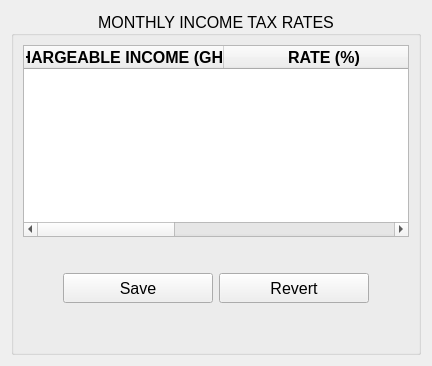
      <widget class="QWidget" name="tax_page">
       <layout class="QGridLayout" name="gridLayout_10">
        <item row="0" column="0">
         <widget class="QGroupBox" name="groupBox_5">
          <property name="font">
           <font>
            <pointsize>12</pointsize>
           </font>
          </property>
          <property name="title">
           <string>MONTHLY INCOME TAX RATES</string>
          </property>
          <property name="alignment">
           <set>Qt::AlignCenter</set>
          </property>
          <property name="flat">
           <bool>true</bool>
          </property>
          <layout class="QGridLayout" name="gridLayout_9">
           <item row="0" column="0">
            <widget class="QTableWidget" name="tax_tablewidget">
             <property name="font">
              <font>
               <pointsize>12</pointsize>
              </font>
             </property>
             <property name="alternatingRowColors">
              <bool>true</bool>
             </property>
             <property name="selectionMode">
              <enum>QAbstractItemView::SingleSelection</enum>
             </property>
             <property name="verticalScrollMode">
              <enum>QAbstractItemView::ScrollPerPixel</enum>
             </property>
             <property name="horizontalScrollMode">
              <enum>QAbstractItemView::ScrollPerPixel</enum>
             </property>
             <property name="rowCount">
              <number>0</number>
             </property>
             <property name="columnCount">
              <number>5</number>
             </property>
             <attribute name="horizontalHeaderVisible">
              <bool>true</bool>
             </attribute>
             <attribute name="horizontalHeaderCascadingSectionResizes">
              <bool>true</bool>
             </attribute>
             <attribute name="horizontalHeaderMinimumSectionSize">
              <number>100</number>
             </attribute>
             <attribute name="horizontalHeaderDefaultSectionSize">
              <number>200</number>
             </attribute>
             <attribute name="horizontalHeaderHighlightSections">
              <bool>true</bool>
             </attribute>
             <attribute name="horizontalHeaderShowSortIndicator" stdset="0">
              <bool>false</bool>
             </attribute>
             <attribute name="horizontalHeaderStretchLastSection">
              <bool>true</bool>
             </attribute>
             <attribute name="verticalHeaderVisible">
              <bool>false</bool>
             </attribute>
             <attribute name="verticalHeaderMinimumSectionSize">
              <number>30</number>
             </attribute>
             <attribute name="verticalHeaderShowSortIndicator" stdset="0">
              <bool>false</bool>
             </attribute>
             <attribute name="verticalHeaderStretchLastSection">
              <bool>false</bool>
             </attribute>
             <column>
              <property name="text">
               <string>CHARGEABLE INCOME (GH₵)</string>
              </property>
              <property name="font">
               <font>
                <pointsize>12</pointsize>
                <weight>75</weight>
                <bold>true</bold>
               </font>
              </property>
              <property name="textAlignment">
               <set>AlignCenter</set>
              </property>
             </column>
             <column>
              <property name="text">
               <string>RATE (%)</string>
              </property>
              <property name="font">
               <font>
                <pointsize>12</pointsize>
                <weight>75</weight>
                <bold>true</bold>
               </font>
              </property>
              <property name="textAlignment">
               <set>AlignCenter</set>
              </property>
             </column>
             <column>
              <property name="text">
               <string>TAX (GH₵)</string>
              </property>
              <property name="font">
               <font>
                <pointsize>12</pointsize>
                <weight>75</weight>
                <bold>true</bold>
               </font>
              </property>
              <property name="textAlignment">
               <set>AlignCenter</set>
              </property>
             </column>
             <column>
              <property name="text">
               <string>CUMMULATIVE CHARGEABLE INCOME (GH₵)</string>
              </property>
              <property name="font">
               <font>
                <pointsize>12</pointsize>
                <weight>75</weight>
                <bold>true</bold>
               </font>
              </property>
              <property name="textAlignment">
               <set>AlignCenter</set>
              </property>
             </column>
             <column>
              <property name="text">
               <string>CUMMULATIVE TAX (GH₵)</string>
              </property>
              <property name="font">
               <font>
                <pointsize>12</pointsize>
                <weight>75</weight>
                <bold>true</bold>
               </font>
              </property>
              <property name="textAlignment">
               <set>AlignCenter</set>
              </property>
             </column>
            </widget>
           </item>
           <item row="2" column="0">
            <spacer name="verticalSpacer">
             <property name="orientation">
              <enum>Qt::Vertical</enum>
             </property>
             <property name="sizeHint" stdset="0">
              <size>
               <width>20</width>
               <height>40</height>
              </size>
             </property>
            </spacer>
           </item>
           <item row="1" column="0">
            <layout class="QHBoxLayout" name="horizontalLayout_5">
             <property name="topMargin">
              <number>30</number>
             </property>
             <property name="bottomMargin">
              <number>0</number>
             </property>
             <item>
              <spacer name="horizontalSpacer_8">
               <property name="orientation">
                <enum>Qt::Horizontal</enum>
               </property>
               <property name="sizeHint" stdset="0">
                <size>
                 <width>40</width>
                 <height>20</height>
                </size>
               </property>
              </spacer>
             </item>
             <item>
              <widget class="QPushButton" name="save_tax_btn">
               <property name="minimumSize">
                <size>
                 <width>150</width>
                 <height>30</height>
                </size>
               </property>
               <property name="text">
                <string>Save</string>
               </property>
              </widget>
             </item>
             <item>
              <widget class="QPushButton" name="revert_tax_btn">
               <property name="minimumSize">
                <size>
                 <width>150</width>
                 <height>30</height>
                </size>
               </property>
               <property name="text">
                <string>Revert</string>
               </property>
              </widget>
             </item>
             <item>
              <spacer name="horizontalSpacer_13">
               <property name="orientation">
                <enum>Qt::Horizontal</enum>
               </property>
               <property name="sizeHint" stdset="0">
                <size>
                 <width>40</width>
                 <height>20</height>
                </size>
               </property>
              </spacer>
             </item>
            </layout>
           </item>
          </layout>
         </widget>
        </item>
       </layout>
      </widget>
